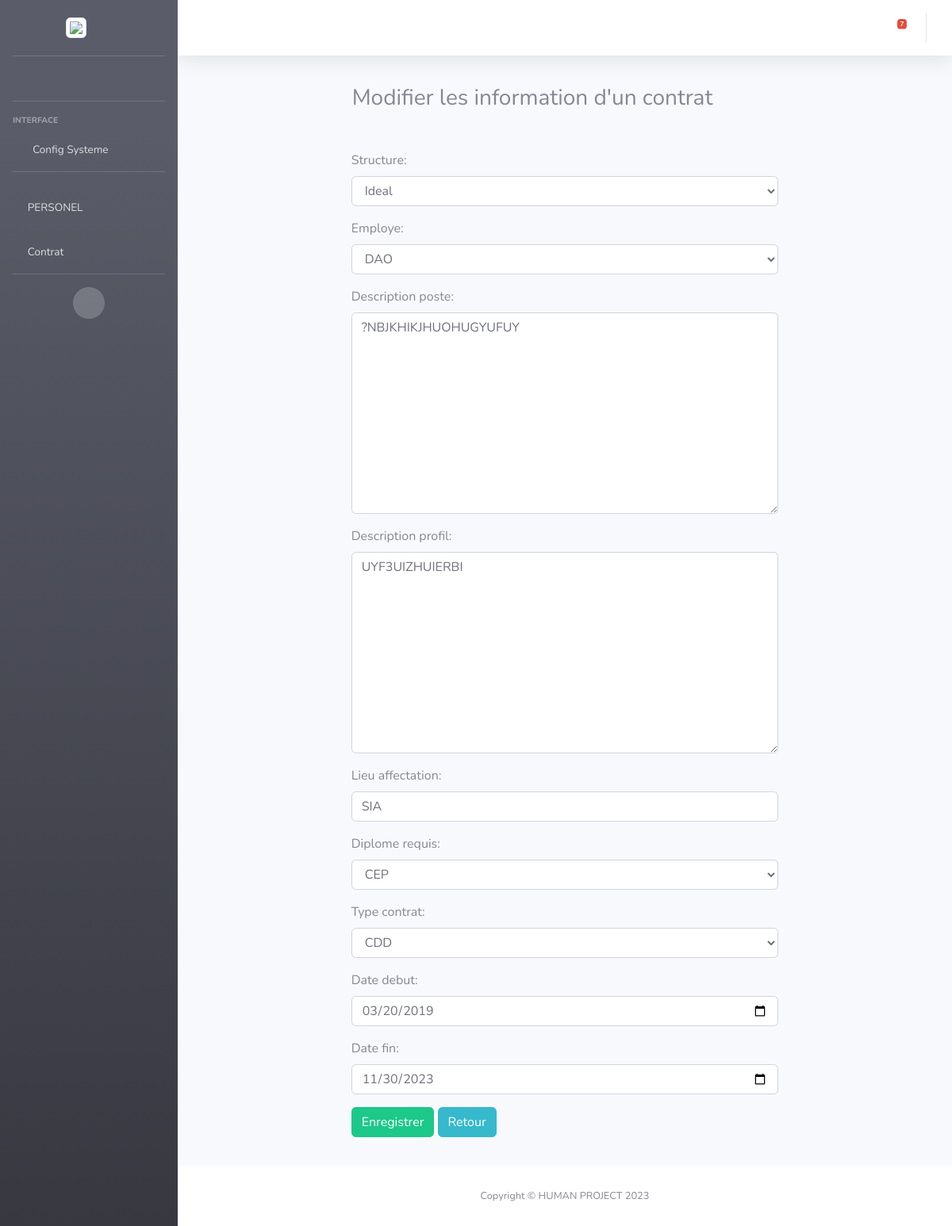
The page /update_contrat_data/12 on the database its author committed.
### employe/models.py (models this page shows, shortened)
class Contrat(models.Model):
    structure = models.ForeignKey(Structure, on_delete=models.CASCADE)
    employe = models.ForeignKey(Employe, on_delete=models.CASCADE, null=True, to_field='id')
    description_poste = models.TextField()
    description_profil = models.TextField()
    lieu_affectation = models.CharField(max_length=255)
    diplome_requis = models.ForeignKey(Diplome, on_delete=models.CASCADE)
    type_contrat = models.ForeignKey(TypeContrat, on_delete=models.CASCADE)
    date_debut = models.DateField()
    date_fin = models.DateField()

### employe/views.py (the view)
# urls.py: path('update_contrat_data/<int:id>',views.update_contrat_data, name='update_contrat'),
def update_contrat_data(request, id):
    if request.method== 'POST':
        contrat= Contrat.objects.get(pk=id)
        form = ContratForm(request.POST, instance=contrat)
        if form.is_valid():
            form.save()
    else:
        contrat = Contrat.objects.get(pk=id)
        form = ContratForm(instance=contrat)
    return render(request, 'contrat/update_contrat.html', {'form':form} )

### employe/forms.py
class ContratForm(forms.ModelForm):
    class Meta:
        model = Contrat
        fields = '__all__'
    structure = forms.ModelChoiceField(queryset=Structure.objects.all(), widget=forms.Select(attrs={'class': 'form-control'}))
    employe = forms.ModelChoiceField(queryset=Employe.objects.all(), widget=forms.Select(attrs={'class': 'form-control'}))
    description_poste = forms.CharField(widget=forms.Textarea(attrs={'class': 'form-control'}))
    description_profil = forms.CharField(widget=forms.Textarea(attrs={'class': 'form-control'}))
    lieu_affectation = forms.CharField(widget=forms.TextInput(attrs={'class': 'form-control'}))
    diplome_requis = forms.ModelChoiceField(queryset=Diplome.objects.all(), widget=forms.Select(attrs={'class': 'form-control'}))
    type_contrat = forms.ModelChoiceField(queryset=TypeContrat.objects.all(), widget=forms.Select(attrs={'class': 'form-control'}))
    date_debut = forms.DateField(widget=DateInput(attrs={'class': 'form-control'}), input_formats=['%Y-%m-%d'])
    date_fin = forms.DateField(widget=DateInput(attrs={'class': 'form-control'}), input_formats=['%Y-%m-%d'])

### employe/models.py (called while the page is built)
    def __str__(self):
        return self.diplome

    def __str__(self):
        return self.nom

    def __str__(self):
        return self.type_contrat

    def __str__(self):
        return self.denomination

### template/contrat/update_contrat.html (shortened to what this page needs)
 {% extends 'layout/Layout.html'%}
 {% load static %}
 {% block content %}
 	<div class="container sm-3">
	 	<div class="row">
	 		<div class="col-sm-8 offset-2">
	 			<h3 class="alert alerte-info">Modifier les information d'un contrat</h3>
	 			<form class="card-body" action="" method="post">
	 				{{form.as_p}}
	 				<div class="form-group">
	 					<input type="submit" class="btn btn-success" name="" value="Enregistrer">
	 					<a href="{% url 'contrat' %}" class="btn btn-info">Retour</a>
	 				</div>
	 			</form>
	 		</div>
	 	</div>
 	</div>
 {% endblock %}

### rows shown on the page
Contrat: structure "Ideal", employe "DAO", description_poste "?NBJKHIKJHUOHUGYUFUY", description_profil "UYF3UIZHUIERBI", lieu_affectation "SIA", diplome_requis "CEP", type_contrat "CDD", date_debut "03/20/2019", date_fin "11/30/2023"
